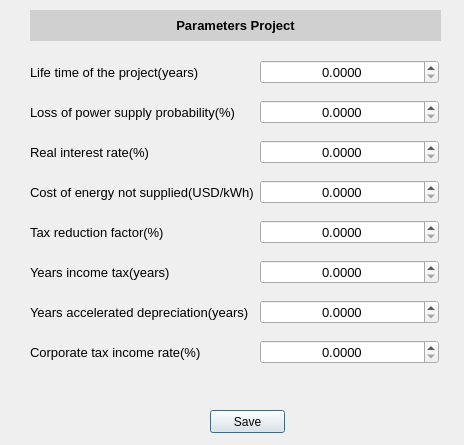
<?xml version="1.0" encoding="UTF-8"?>
<ui version="4.0">
 <class>Dialog</class>
 <widget class="QDialog" name="Dialog">
  <property name="geometry">
   <rect>
    <x>0</x>
    <y>0</y>
    <width>464</width>
    <height>445</height>
   </rect>
  </property>
  <property name="windowTitle">
   <string>Dialog</string>
  </property>
  <widget class="QWidget" name="gridLayoutWidget">
   <property name="geometry">
    <rect>
     <x>30</x>
     <y>50</y>
     <width>409</width>
     <height>331</height>
    </rect>
   </property>
   <layout class="QGridLayout" name="gridLayout">
    <item row="5" column="0">
     <widget class="QLabel" name="label_5">
      <property name="font">
       <font>
        <pointsize>10</pointsize>
       </font>
      </property>
      <property name="text">
       <string>Tax reduction factor(%)</string>
      </property>
     </widget>
    </item>
    <item row="4" column="0">
     <widget class="QLabel" name="label_4">
      <property name="font">
       <font>
        <pointsize>10</pointsize>
       </font>
      </property>
      <property name="text">
       <string>Cost of energy not supplied(USD/kWh)</string>
      </property>
     </widget>
    </item>
    <item row="2" column="0">
     <widget class="QLabel" name="label_2">
      <property name="font">
       <font>
        <pointsize>10</pointsize>
       </font>
      </property>
      <property name="text">
       <string>Loss of power supply probability(%)</string>
      </property>
     </widget>
    </item>
    <item row="3" column="0">
     <widget class="QLabel" name="label_3">
      <property name="font">
       <font>
        <pointsize>10</pointsize>
       </font>
      </property>
      <property name="text">
       <string>Real interest rate(%)</string>
      </property>
     </widget>
    </item>
    <item row="6" column="0">
     <widget class="QLabel" name="label_6">
      <property name="font">
       <font>
        <pointsize>10</pointsize>
       </font>
      </property>
      <property name="text">
       <string>Years income tax(years)</string>
      </property>
     </widget>
    </item>
    <item row="7" column="0">
     <widget class="QLabel" name="label_7">
      <property name="font">
       <font>
        <pointsize>10</pointsize>
       </font>
      </property>
      <property name="text">
       <string>Years accelerated depreciation(years)</string>
      </property>
     </widget>
    </item>
    <item row="8" column="0">
     <widget class="QLabel" name="label_8">
      <property name="font">
       <font>
        <pointsize>10</pointsize>
       </font>
      </property>
      <property name="text">
       <string>Corporate tax income rate(%)</string>
      </property>
     </widget>
    </item>
    <item row="1" column="0">
     <widget class="QLabel" name="label">
      <property name="font">
       <font>
        <pointsize>10</pointsize>
       </font>
      </property>
      <property name="text">
       <string>Life time of the project(years)</string>
      </property>
     </widget>
    </item>
    <item row="1" column="1">
     <widget class="QDoubleSpinBox" name="doubleSpinBox_2">
      <property name="font">
       <font>
        <pointsize>10</pointsize>
       </font>
      </property>
      <property name="layoutDirection">
       <enum>Qt::LeftToRight</enum>
      </property>
      <property name="alignment">
       <set>Qt::AlignCenter</set>
      </property>
      <property name="decimals">
       <number>4</number>
      </property>
      <property name="maximum">
       <double>10000.000000000000000</double>
      </property>
     </widget>
    </item>
    <item row="2" column="1">
     <widget class="QDoubleSpinBox" name="doubleSpinBox_4">
      <property name="font">
       <font>
        <pointsize>10</pointsize>
       </font>
      </property>
      <property name="layoutDirection">
       <enum>Qt::LeftToRight</enum>
      </property>
      <property name="alignment">
       <set>Qt::AlignCenter</set>
      </property>
      <property name="decimals">
       <number>4</number>
      </property>
      <property name="maximum">
       <double>10000.000000000000000</double>
      </property>
     </widget>
    </item>
    <item row="3" column="1">
     <widget class="QDoubleSpinBox" name="doubleSpinBox">
      <property name="font">
       <font>
        <pointsize>10</pointsize>
       </font>
      </property>
      <property name="layoutDirection">
       <enum>Qt::LeftToRight</enum>
      </property>
      <property name="alignment">
       <set>Qt::AlignCenter</set>
      </property>
      <property name="decimals">
       <number>4</number>
      </property>
      <property name="maximum">
       <double>10000.000000000000000</double>
      </property>
     </widget>
    </item>
    <item row="4" column="1">
     <widget class="QDoubleSpinBox" name="doubleSpinBox_3">
      <property name="font">
       <font>
        <pointsize>10</pointsize>
       </font>
      </property>
      <property name="layoutDirection">
       <enum>Qt::LeftToRight</enum>
      </property>
      <property name="alignment">
       <set>Qt::AlignCenter</set>
      </property>
      <property name="decimals">
       <number>4</number>
      </property>
      <property name="maximum">
       <double>10000.000000000000000</double>
      </property>
     </widget>
    </item>
    <item row="5" column="1">
     <widget class="QDoubleSpinBox" name="doubleSpinBox_5">
      <property name="font">
       <font>
        <pointsize>10</pointsize>
       </font>
      </property>
      <property name="layoutDirection">
       <enum>Qt::LeftToRight</enum>
      </property>
      <property name="alignment">
       <set>Qt::AlignCenter</set>
      </property>
      <property name="decimals">
       <number>4</number>
      </property>
      <property name="maximum">
       <double>10000.000000000000000</double>
      </property>
     </widget>
    </item>
    <item row="6" column="1">
     <widget class="QDoubleSpinBox" name="doubleSpinBox_6">
      <property name="font">
       <font>
        <pointsize>10</pointsize>
       </font>
      </property>
      <property name="layoutDirection">
       <enum>Qt::LeftToRight</enum>
      </property>
      <property name="alignment">
       <set>Qt::AlignCenter</set>
      </property>
      <property name="decimals">
       <number>4</number>
      </property>
      <property name="maximum">
       <double>10000.000000000000000</double>
      </property>
     </widget>
    </item>
    <item row="7" column="1">
     <widget class="QDoubleSpinBox" name="doubleSpinBox_7">
      <property name="font">
       <font>
        <pointsize>10</pointsize>
       </font>
      </property>
      <property name="layoutDirection">
       <enum>Qt::LeftToRight</enum>
      </property>
      <property name="alignment">
       <set>Qt::AlignCenter</set>
      </property>
      <property name="decimals">
       <number>4</number>
      </property>
      <property name="maximum">
       <double>10000.000000000000000</double>
      </property>
     </widget>
    </item>
    <item row="8" column="1">
     <widget class="QDoubleSpinBox" name="doubleSpinBox_8">
      <property name="font">
       <font>
        <pointsize>10</pointsize>
       </font>
      </property>
      <property name="layoutDirection">
       <enum>Qt::LeftToRight</enum>
      </property>
      <property name="alignment">
       <set>Qt::AlignCenter</set>
      </property>
      <property name="decimals">
       <number>4</number>
      </property>
      <property name="maximum">
       <double>10000.000000000000000</double>
      </property>
     </widget>
    </item>
   </layout>
  </widget>
  <widget class="QLabel" name="label_16">
   <property name="geometry">
    <rect>
     <x>30</x>
     <y>10</y>
     <width>411</width>
     <height>31</height>
    </rect>
   </property>
   <property name="styleSheet">
    <string notr="true">background-color: rgb(208, 208, 208);</string>
   </property>
   <property name="text">
    <string>&lt;html&gt;&lt;head/&gt;&lt;body&gt;&lt;p align=&quot;center&quot;&gt;&lt;span style=&quot; font-size:10pt; font-weight:600;&quot;&gt;Parameters Project&lt;/span&gt;&lt;/p&gt;&lt;/body&gt;&lt;/html&gt;</string>
   </property>
  </widget>
  <widget class="QPushButton" name="pushButton">
   <property name="geometry">
    <rect>
     <x>210</x>
     <y>410</y>
     <width>75</width>
     <height>23</height>
    </rect>
   </property>
   <property name="text">
    <string>Save</string>
   </property>
  </widget>
 </widget>
 <resources/>
 <connections/>
</ui>
